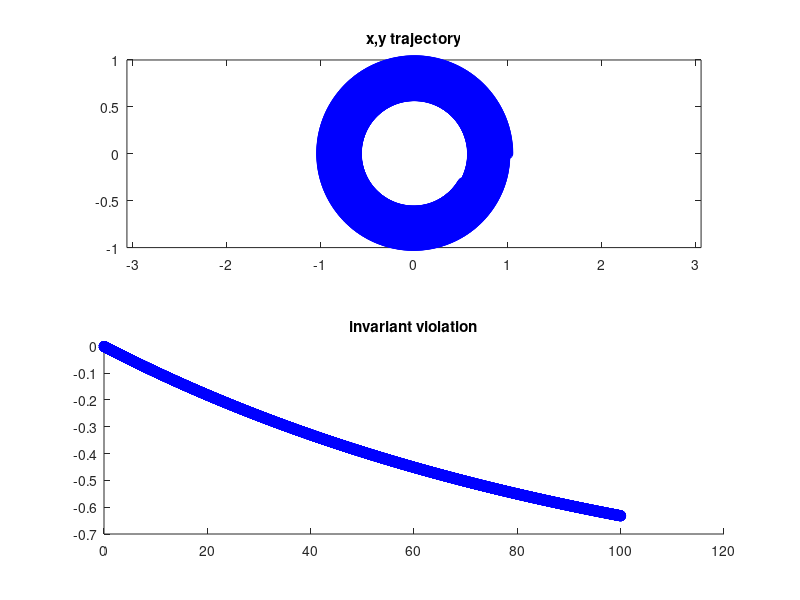

Source code (MATLAB):
%
% Solve the ODE
%
% x' = -y
% y' = x
%
% using implicit Euler
%
% x(k+1) = x(k)-dt*y(k+1)
% y(k+1) = y(k)+dt*x(k+1)
%
%  The implicit step is linear
%
%  /  1    dt \ / x(k+1) \   / x(k) \
%  |          | |        | = |      |
%  \ -dt   1  / \ y(k+1) /   \ y(k) /
%
%
T_max = 100;
%
% mesh point
%
%
% set initial data
%
t = [0];
x = [1];
y = [0];
%
% Advance
%
dt = 0.01;
M  = [ 1, dt; -dt, 1 ];
while t(end) < T_max
  xy = M\[x(end);y(end)];
  % append solution
  t(end+1) = t(end) + dt;
  x(end+1) = xy(1);
  y(end+1) = xy(2);
end
%
% plot
%
close all;
subplot(2,1,1);
% plot a red circle with the exact solution
hold off
tt = 0:pi/100:2*pi;
xx = cos(tt);
yy = sin(tt);
plot( xx, yy, '-', 'LineWidth', 1, 'Color', 'red' );

% plot a blue dotted line with the numerical solution
hold on
plot( x, y, '-o', 'LineWidth', 2, 'Color', 'blue' );
axis equal
title('x,y trajectory')


subplot(2,1,2);
% plot a blue dotted line with the integral invariant error
hold on
err = x.^2+y.^2-1;
plot( t, err, '-o', 'LineWidth', 2, 'Color', 'blue' );
title('invariant violation');
